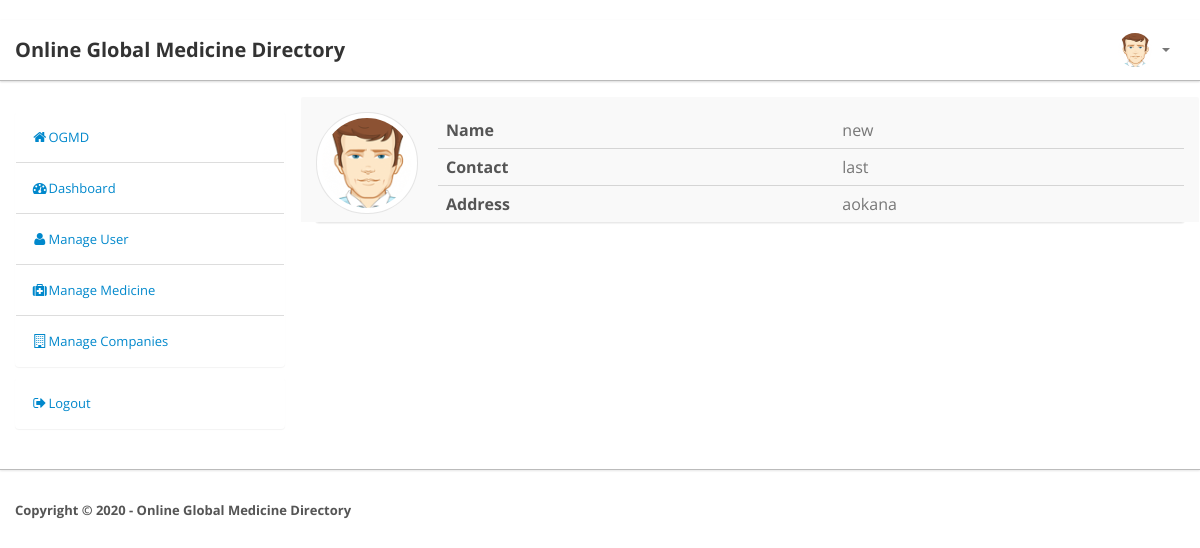
/company_profile.php?id=26 (signed in), run on the app's committed database.
### tables this page shows
CREATE TABLE `users` (
  `user_id` int(11) NOT NULL,
  `user_type` varchar(30) NOT NULL,
  `firstname` varchar(100) NOT NULL,
  `lastname` varchar(100) NOT NULL,
  `useremail` varchar(100) NOT NULL,
  `userpassword` varchar(100) NOT NULL,
  `gender` varchar(50) NOT NULL,
  `userimage` varchar(300) NOT NULL
);

CREATE TABLE `company` (
  `company_id` int(11) NOT NULL,
  `user_id` int(11) NOT NULL,
  `name` varchar(300) NOT NULL,
  `contact` varchar(300) NOT NULL,
  `address` varchar(500) NOT NULL,
  `companyimage` varchar(300) NOT NULL
);

### company_profile.php (the view, shortened to what this page needs)
﻿<!DOCTYPE html>
<html lang="en">
    <head>
        <link type="text/css" href="bootstrap/css/bootstrap.min.css" rel="stylesheet">
        <link type="text/css" href="bootstrap/css/bootstrap-responsive.min.css" rel="stylesheet">
        <link type="text/css" href="css/theme.css" rel="stylesheet">
        <link type="text/css" href="images/icons/css/font-awesome.css" rel="stylesheet">
    </head>
    <body>
        <?php
        include 'php/conn.php';
        $id = $_GET['id'];
        $q = "SELECT * FROM `company` WHERE company_id = $id";
        $query = mysqli_query($conn, $q);
        $result = (mysqli_fetch_array($query))
        ?>
        <?php include 'php/navbar.php'; ?>
        <div class="wrapper">
            <div class="container">
                <div class="row">
                    <div class="span3">
                        <div class="sidebar">
                            <?php include 'php/sidebar.php'; ?>
                        </div>
                    </div>
                    <div class="span9">
                        <div class="widget">
                            <div class="module">
                                <div class="profile-head media">
                                    <a href="#" class="media-avatar pull-left">
                                        <img src="uploads/<?php echo $result['companyimage']; ?>">
                                    </a>
                                    <div class="media-body">
                                        <table class="table profile-tab-content">
                                            <thead>
                                                <tr>
                                                    <td><b>Name</b></td>
                                                    <td><?php echo $result['name']; ?></td>
                                                </tr>
                                            </thead>
                                            <tbody>
                                                <tr>
                                                    <td><b>Contact</b></td>
                                                    <td><?php echo $result['contact']; ?></td>
                                                </tr>
                                                <tr>
                                                    <td><b>Address</b></td>
                                                    <td><?php echo $result['address']; ?></td>
                                                </tr>
                                            </tbody>
                                        </table>
                                    </div>
                                </div>
                            </div>
                        </div>
                    </div>
                </div>
            </div>
        </div>
        <div class="footer">
            <div class="container">
                <b class="copyright"> Copyright &copy; 2020 - Online Global Medicine Directory</b>
            </div>
        </div>
    </body>
</html>

### php/navbar.php (shortened to what this page needs)
<!DOCTYPE html>
<html>
    <head>
        <link type="text/css" href="bootstrap/css/bootstrap.min.css" rel="stylesheet">
        <link type="text/css" href="bootstrap/css/bootstrap-responsive.min.css" rel="stylesheet">
        <link type="text/css" href="css/theme.css" rel="stylesheet">
        <link type="text/css" href="images/icons/css/font-awesome.css" rel="stylesheet">
    </head>
    <body>
        <?php
        include 'conn.php';
        $nav = "SELECT * FROM `users`";
        $query_nav = mysqli_query($conn, $nav);
        $result_nav = mysqli_fetch_array($query_nav);
        ?>
        <div class="navbar navbar-fixed-top">
            <div class="navbar-inner">
                <div class="container">
                        <a class="brand" href="index.php">Online Global Medicine Directory</a>
                    <div class="nav-collapse collapse navbar-inverse-collapse">
                        <ul class="nav pull-right">
                            <?php
                            if (isset($_SESSION['loggedin'])) {
                                if ($_SESSION['loggedin'] == true) {
                                    ?>
                                    <li class="nav-user dropdown"><a href="#" class="dropdown-toggle" data-toggle="dropdown">
                                            <img src="uploads/<?php echo $result_nav['userimage']; ?>" class="nav-avatar" />
                                            <b class="caret"></b></a>
                                    </li>
                                <?php } ?>
                            <?php } else { ?>
                                <li><a href="login.php">Login</a></li>
                                <li><a href="signup.php">Sing Up</a></li>
                            <?php } ?>
                        </ul>
                    </div>
                </div>
            </div>
        </div>
    </body>
</html>

### css/theme.css (style rules this page uses)
body { font-size: 13px; font-family: 'Open Sans', Arial, sans-serif; background: #fff; color: #777 }
strong, b { color: #555 }
.wrapper { border-bottom: 1px solid #bbb; -webkit-box-shadow: 0 1px 2px rgba(0,0,0,0.1); -moz-box-shadow: 0 1px 2px rgba(0,0,0,0.1); box-shadow: 0 1px 2px rgba(0,0,0,0.1); padding: 30px 0 }
.footer { color: #999; padding: 30px 0 60px }
.module { background: #fff; -webkit-border-radius: 3px; -moz-border-radius: 3px; border-radius: 3px; border: 1px solid #ccc; border-bottom-color: #bbb; -webkit-box-shadow: 0 0 1px rgba(0,0,0,0.2); -moz-box-shadow: 0 0 1px rgba(0,0,0,0.2); box-shadow: 0 0 1px rgba(0,0,0,0.2); margin-bottom: 30px }
.navbar { position: static!important; margin: 0!important }
.navbar .navbar-inner { background: #fff; border-bottom: 1px solid #bbb; -webkit-box-shadow: 0 1px 2px rgba(0,0,0,0.15); -moz-box-shadow: 0 1px 2px rgba(0,0,0,0.15); box-shadow: 0 1px 2px rgba(0,0,0,0.15) }
.navbar .brand { color: #333; font-weight: bold; font-size: 20px; margin-right: 20px; padding: 20px }
.navbar .nav>li>a { padding: 20px 15px; font-weight: bold; color: #777 }
.nav-user>a { height: 20px }
.nav-avatar { width: 34px; height: 34px; margin: -7px 5px 0 0; -webkit-border-radius: 50%; -moz-border-radius: 50%; border-radius: 50% }
.media .media-avatar { border: 1px solid rgba(204, 204, 204, 0.5); -webkit-border-radius: 50px; -moz-border-radius: 50px; border-radius: 50px; height: 100px; width: 100px; margin-right: 20px }
.media .media-avatar img { -webkit-border-radius: 45px; -moz-border-radius: 45px; border-radius: 45px; height: 90px; width: 90px; margin: 5px }
.table { margin-bottom: 0 }
.table th, .table td { border-color: #d5d5d5!important }
.module { box-shadow: 0 0 3px rgba(0,0,0,.1); border-color: #e9e9e9; margin-bottom: 20px; background-color: #fff; border-radius: 4px; -webkit-box-shadow: 0 1px 1px rgba(0,0,0,.05); box-shadow: 0 1px 1px rgba(0,0,0,.05); }
.profile-head { background: #f9f9f9; -webkit-border-radius: 2px 2px 0 0; -moz-border-radius: 2px 2px 0 0; border-radius: 2px 2px 0 0; margin: -15px -15px 0!important; padding: 15px 15px 0 }
.profile-head .media-avatar { background: #fff }
.profile-tab-content { overflow: visible }

### data on the page
users: userimage (picture)
company: companyimage (picture), name "new", contact "last", address "aokana"
